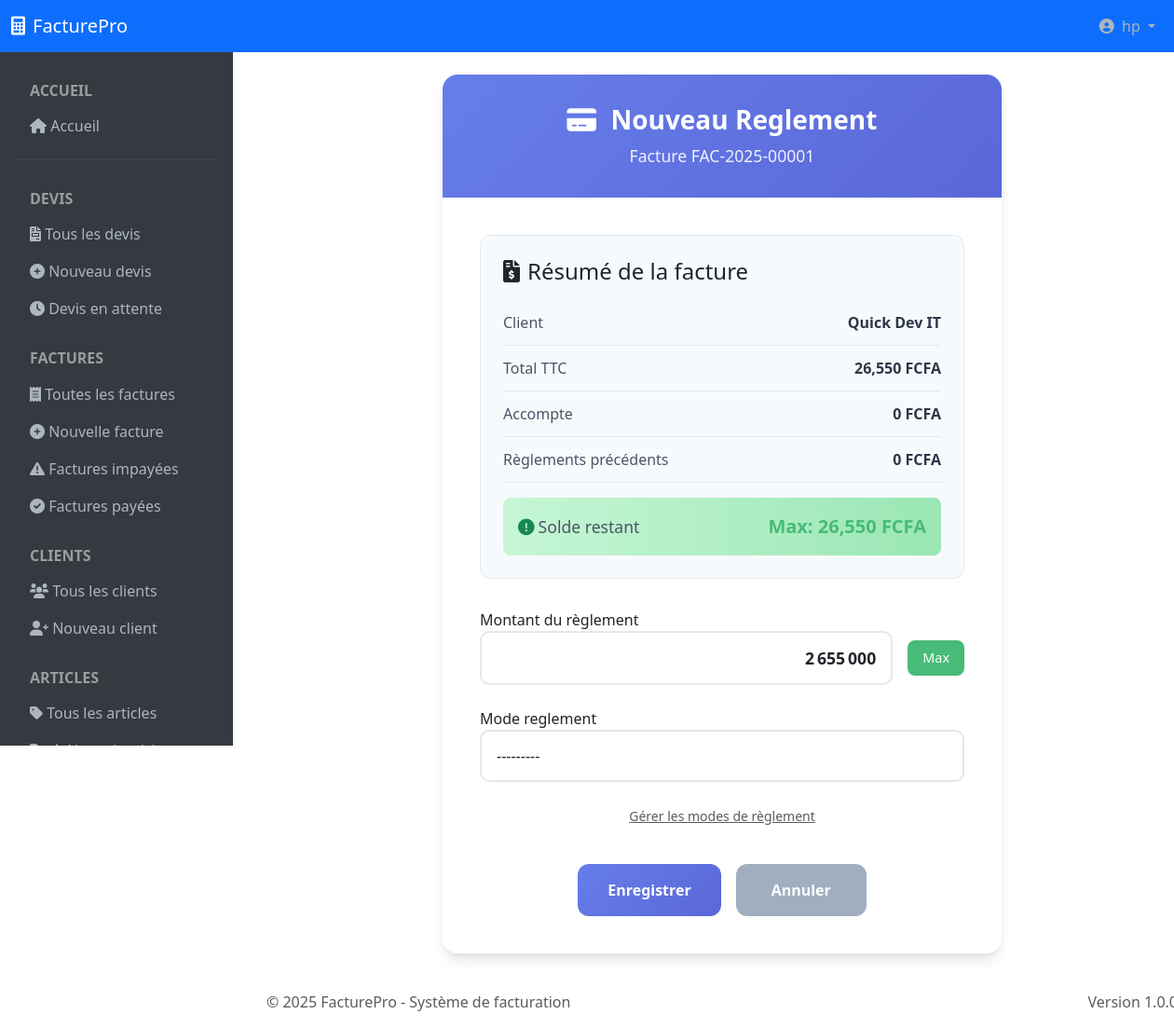
/factures/1/reglements/ajouter (signed in), run on the app's committed database.
### register/models.py (models this page shows)
class User(AbstractUser):
    bio = models.TextField(blank=True, null=True)
    profile_photo = models.ImageField(verbose_name= 'Photo de profil' )

### facture/models.py (models this page shows, shortened)
class Facturation(models.Model):
    STATUT_PAYE = 1
    STATUT_EN_ATTENTE = 2
    STATUT_ANNULE = 3
    STATUT_CHOICES = (
        (STATUT_PAYE, 'Payé'),
        (STATUT_EN_ATTENTE, 'En Attente'),
        (STATUT_ANNULE, 'Annulée'),
    )
    client = models.ForeignKey(Client, on_delete=models.PROTECT)
    devis_origine = models.OneToOneField(
        Devis,
        on_delete=models.PROTECT,
        null=True,  # Changé pour permettre None temporairement
        blank=True,
        related_name='facture_generee'
    )
    save_by = models.ForeignKey(settings.AUTH_USER_MODEL, on_delete=models.PROTECT, related_name='factures')
    montant_accompte = models.DecimalField(
        max_digits=12,
        decimal_places=2,
        default=0.00,
        validators=[MinValueValidator(0)]
    )
    date_creation = models.DateTimeField(auto_now_add=True)
    statut = models.IntegerField(choices=STATUT_CHOICES, default=STATUT_EN_ATTENTE)
    numero = models.CharField(max_length=50, unique=True)
    last_update = models.DateTimeField(default=timezone.now)
    commentaire = models.TextField(null=True, blank=True, help_text="Entrer un commentaire sur la facture")
    net_a_payer = models.DecimalField(max_digits=12, decimal_places=2, default=0.00)
    taux_tva = models.DecimalField(
        max_digits=5,
        decimal_places=2,
        null=True,
        blank=True,
        default=Decimal('18.00')
    )
    total_tva = models.DecimalField(max_digits=12, decimal_places=2, default=0.00)
    total_net_ht = models.DecimalField(max_digits=12, decimal_places=2, default=0.00)
    total_ttc = models.DecimalField(max_digits=12, decimal_places=2, default=0.00)
    produits = models.ManyToManyField('Produit', through='ProduitFacturation', related_name='factures')
    services = models.ManyToManyField('Service', through='ServiceFacturation', related_name='factures')
    def get_total(self):
        if not self.pk:
            return Decimal('0.00')
        return sum(item.get_total() for item in self.produitfacturation_set.all())
    def get_montant_service(self):
        if not self.pk:
            return Decimal('0.00')
        return sum(item.service.montant_du_service for item in self.servicefacturation_set.all())
    @property
    def solde_du(self):
        if not self.pk:
            return Decimal('0.00')
        total_reglements = self.reglement_set.aggregate(
            total=Coalesce(Sum('montant_reglement'), Decimal('0.00'))
        )['total']
        solde = self.net_a_payer - self.montant_accompte - total_reglements
        return max(Decimal('0.00'), solde)  # solde jamais négatif
    def recalculer_totaux(self):
        if not self.pk:
            return  # impossible de calculer sans ID
        total_produits = self.get_total()
        total_services = self.get_montant_service()
        self.total_net_ht = arrondi(total_produits + total_services)
        taux_tva = self.taux_tva if self.taux_tva is not None else Decimal('18.00')
        self.total_tva = arrondi(self.total_net_ht * (taux_tva / Decimal('100')))
        self.total_ttc = arrondi(self.total_net_ht + self.total_tva)
        self.net_a_payer = self.total_ttc  # identique
        if self.solde_du <= 0:
            self.statut = self.STATUT_PAYE
        else:
            self.statut = self.STATUT_EN_ATTENTE# au cas où on rembourse trop
        self.save(update_fields=[
            'total_net_ht', 'total_tva', 'total_ttc',
            'net_a_payer', 'statut'
        ])
    def save(self, *args, **kwargs):
        if not self.numero:
            self.numero = self.generer_numero_facture()
        if 'update_fields' not in kwargs:
            self.full_clean()
        super().save(*args, **kwargs)
    class Meta:
        indexes = [
            models.Index(fields=['numero']),
            models.Index(fields=['date_creation']),
            models.Index(fields=['statut']),
            models.Index(fields=['client', 'statut']),
            models.Index(fields=['-date_creation']),
        ]
        verbose_name = "Facture"
        verbose_name_plural = "Factures"

class Client(models.Model):
    TYPE_INDIVIDU = 'INDIVIDU'
    TYPE_ENTREPRISE = 'ENTREPRISE'
    TYPE_CHOICES = (
        (TYPE_INDIVIDU, 'Individu'),
        (TYPE_ENTREPRISE, 'Entreprise'),
    )
    SEXE_MASCULIN = 'Masculin'
    SEXE_FEMININ = 'Feminin'
    SEXE_CHOICES = (
        (SEXE_MASCULIN, 'Masculin'),
        (SEXE_FEMININ, 'Féminin'),
    )
    client_type = models.CharField(max_length=20, choices=TYPE_CHOICES, default=TYPE_INDIVIDU)
    nom = models.CharField(max_length=100)
    email = models.EmailField(max_length=150,unique=True)
    telephone = models.CharField(max_length=50, blank=True)
    adresse = models.TextField()
    ville = models.CharField(max_length=50, blank=True)
    sexe = models.CharField(max_length=15, choices=SEXE_CHOICES, blank=True)
    company_id_number = models.CharField(max_length=45, blank=True)
    company_iban = EncryptedCharField(max_length=34, blank=True)
    company_bic = EncryptedCharField(max_length=20, blank=True)
    date_creation = models.DateTimeField(auto_now_add=True)
    save_by = models.ForeignKey(settings.AUTH_USER_MODEL, on_delete=models.PROTECT, related_name='clients')
    class Meta:
        indexes = [
            models.Index(fields=['email']),
            models.Index(fields=['telephone']),
            models.Index(fields=['client_type']),
            models.Index(fields=['date_creation']),
        ]

### facture/views.py (the view)
# urls.py: path('factures/<int:facture_id>/reglements/ajouter', views.reglement_create, name='reglement-create'),
@login_required
def reglement_create(request, facture_id):
    facture = get_object_or_404(Facturation, id=facture_id)
    facture.recalculer_totaux()  # ← important maintenant
    if request.method == 'POST':
        form = ReglementForm(request.POST, facture=facture)
        if form.is_valid():
            reglement = form.save(commit=False)
            reglement.client = facture.client
            reglement.facture = facture
            reglement.save()  # déclenche recalculer_totaux() via le save() du modèle
            messages.success(request, f"Règlement de {reglement.montant_reglement} FCFA enregistré.")
            return redirect('document-detail', document_id=facture.id, document_type='facture')
    else:
        form = ReglementForm(facture=facture, initial={'montant_reglement': facture.solde_du})
    context = {
        'form': form,
        'facture': facture,
        'max_possible': facture.solde_du,
        'max_possible_raw': float(facture.solde_du or 0),
    }
    return render(request, 'facture/add_reglement.html', context)

### facture/templates/facture/add_reglement.html (shortened to what this page needs)
{% extends 'facture/base.html' %}
{% load math_filters %}
{% load humanize %}
{% block content %}
<link rel="stylesheet" href="https://cdnjs.cloudflare.com/ajax/libs/font-awesome/6.0.0/css/all.min.css">
<div class="reglement-container">
    <div class="reglement-header">
        <h1><i class="fas fa-credit-card me-2"></i> Nouveau Reglement </h1>
        <p>Facture {{ facture.numero }}</p>
    </div>
    <div class="reglement-content">
        <div class="facture-summary">
            <h4 class="mb-3"><i class="fas fa-file-invoice-dollar me-2"></i>Résumé de la facture</h4>
            <div class="summary-row">
                <span class="summary-label">Client</span>
                <span class="summary-value">{{ facture.client.nom }}</span>
            </div>
            <div class="summary-row">
                <span class="summary-label">Total TTC</span>
                <span class="summary-value">{{ facture.total_ttc|floatformat:0|intcomma }} FCFA</span>
            </div>
            <div class="summary-row">
                <span class="summary-label">Accompte</span>
                <span class="summary-value">{{ facture.montant_accompte|floatformat:0|intcomma }} FCFA</span>
            </div>
            <div class="summary-row">
                <span class="summary-label">Règlements précédents</span>
                <span class="summary-value">
                    {% widthratio facture.net_a_payer|sub:facture.solde_du|sub:facture.montant_accompte 1 100 as reglements_total %}
                    {{ reglements_total|floatformat:0|intcomma }} FCFA
                </span>
            </div>
            <div class="solde-row summary-row">
                <span class="summary-label"><i class="fas fa-exclamation-circle text-success me-1"></i>Solde restant</span>
                <span class="summary-value">Max: {{ facture.solde_du|floatformat:0|intcomma }} FCFA</span>
            </div>
        </div>
<form method="post">
    <div class="form-group">
        <label>{{ form.montant_reglement.label }}</label>
        <div class="d-flex align-items-center">
            {{ form.montant_reglement }}
            <button type="button" class="max-solde-btn" onclick="fillMaxSolde()">Max</button>
        </div>
    </div>
    <div class="form-group">
        <label>{{ form.mode_reglement.label }}</label>
        {{ form.mode_reglement }}
    </div>
    <div class="text-center">
        <a href="{% url 'mode-reglement-list' %}" class="small text-muted">
            Gérer les modes de règlement
        </a>
    </div>
    <div class="actions">
        <button type="submit" class="btn btn-primary">Enregistrer</button>
        <a href="{% url 'document-detail' document_id=facture.id document_type='facture'  %}" class="btn btn-secondary">Annuler</a>
    </div>
</form>
    </div>
</div>
{% endblock %}

### facture/templates/facture/base.html (shortened to what this page needs)
<!DOCTYPE html>
<html lang="fr">
<head>
    <link href="https://cdnjs.cloudflare.com/ajax/libs/bootstrap/5.3.2/css/bootstrap.min.css" rel="stylesheet">
    <link href="https://cdnjs.cloudflare.com/ajax/libs/font-awesome/6.4.0/css/all.min.css" rel="stylesheet">
</head>
<body>
    <nav class="navbar navbar-expand-lg navbar-dark bg-primary fixed-top" style="z-index: 1000;">
        <div class="container-fluid">
            <a class="navbar-brand" href="{% url 'home' %}">
                <i class="fas fa-calculator me-2"></i>FacturePro
            </a>
            <div class="navbar-nav ms-auto">
                <div class="nav-item dropdown">
                    <a class="nav-link dropdown-toggle" href="#" role="button" data-bs-toggle="dropdown">
                        <i class="fas fa-user-circle me-1"></i>
                        {{ user.get_full_name|default:user.username|default:"Utilisateur" }}
                    </a>
                </div>
            </div>
        </div>
    </nav>
    <div class="container-fluid" style="margin-top: 56px;">
        <div class="row">
            <nav class="col-lg-2 sidebar p-3" id="sidebar">
                <div class="nav flex-column">
                     <h6 class="text-uppercase text-white-50 fw-bold px-3 mt-3 mb-2">Accueil</h6>
                    <a class="nav-link" href="{% url 'home' %}"><i class="fas fa-home"></i> Accueil</a>
                     <hr class="my-3" style="border-color: rgba(255,255,255,0.2);">
                    <h6 class="text-uppercase text-white-50 fw-bold px-3 mt-3 mb-2">Devis</h6>
                    <a class="nav-link" href="{% url 'liste-devis' %}"><i class="fas fa-file-invoice"></i> Tous les devis</a>
                    <a class="nav-link" href="{% url 'create-devis' %}"><i class="fas fa-plus-circle"></i> Nouveau devis</a>
                    <a class="nav-link" href="{% url 'liste-attente' %}"><i class="fas fa-clock"></i> Devis en attente</a>
                    <h6 class="text-uppercase text-white-50 fw-bold px-3 mt-4 mb-2">Factures</h6>
                    <a class="nav-link" href="{% url 'liste-facture' %}"><i class="fas fa-receipt"></i> Toutes les factures</a>
                    <a class="nav-link" href="{% url 'create-facture' %}"><i class="fas fa-plus-circle"></i> Nouvelle facture</a>
                    <a class="nav-link" href="{% url 'liste-impaye' %}"><i class="fas fa-exclamation-triangle"></i> Factures impayées</a>
                    <a class="nav-link" href="{% url 'liste-paye' %}"><i class="fas fa-check-circle"></i> Factures payées</a>
                    <h6 class="text-uppercase text-white-50 fw-bold px-3 mt-4 mb-2">Clients</h6>
                    <a class="nav-link" href="{% url 'liste-clients' %}"><i class="fas fa-users"></i> Tous les clients</a>
                    <a class="nav-link" href="{% url 'create-client' %}"><i class="fas fa-user-plus"></i> Nouveau client</a>
                    <h6 class="text-uppercase text-white-50 fw-bold px-3 mt-4 mb-2">Articles</h6>
                    <a class="nav-link" href="{% url 'gerer-article' %}"><i class="fas fa-tag"></i> Tous les articles</a>
                    <a class="nav-link" href="{% url 'ajouter_element' %}"><i class="fas fa-tag me-2"></i><i class="fas fa-plus"></i> Nouvel article</a>
                </div>
            </nav>
            <main class="col-lg-10 main-content p-0">
                <div class="p-4">
                    {% if user.is_authenticated %}
                    {% block content %}{% endblock %}
                    {% else %}
                        <p>Login <a href="{% url 'login' %}"></a></p>
                    {% endif %}
                </div>
                <footer class="footer mt-auto py-3 px-4">
                    <div class="container-fluid">
                        <div class="row">
                            <div class="col-md-6">
                                <span class="text-muted">© 2025 FacturePro - Système de facturation</span>
                            </div>
                            <div class="col-md-6 text-md-end">
                                <span class="text-muted">Version 1.0.0</span>
                            </div>
                        </div>
                    </div>
                </footer>
            </main>
        </div>
    </div>
</body>
</html>

### data on the page
User: get_full_name "hp"
Facturation: numero "FAC-2025-00001", client.nom "Quick Dev IT", total_ttc "26,550", montant_accompte "0", solde_du "26,550"

### other printed values
{{ reglements_total|floatformat:0|intcomma }} "0"
